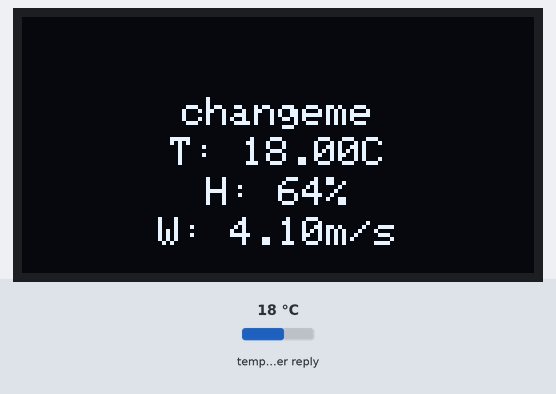
Simulated run of this sketch. Board: ESP8266 (NodeMCU). On the bench: 128×64 one-colour display. The inputs (shaded band) are chosen by the test bench; at power-on: temperature in the weather reply 18 °C. WiFi joins after 1.5 s; servers stay silent unless stated; web services answer with replies made up by the test bench; what the sketch prints to the serial monitor is not drawn.

Above: at 2.3 s.

The sketch:

weather.ino
```cpp
#include <ESP8266WiFi.h>
#include <ESP8266HTTPClient.h>
#include <ArduinoJson.h>
#include <Wire.h>
#include <Adafruit_GFX.h>
#include <Adafruit_SSD1306.h>

#define SCREEN_WIDTH 128
#define SCREEN_HEIGHT 64
#define OLED_RESET    -1
Adafruit_SSD1306 display(SCREEN_WIDTH, SCREEN_HEIGHT, &Wire, OLED_RESET);

const char* ssid = "changeme";
const char* password = "changeme";
const char* apiKey = "changeme";
const char* city = "changeme";
const char* countryCode = "changeme";

WiFiClient client;

void setup() {
  Serial.begin(115200);
  WiFi.begin(ssid, password);

  if(!display.begin(SSD1306_SWITCHCAPVCC, 0x3C)) {
    Serial.println(F("SSD1306 allocation failed"));
    for(;;);
  }

  display.clearDisplay();
  display.setTextSize(1);
  display.setTextColor(SSD1306_WHITE);
  display.setCursor((SCREEN_WIDTH - 7 * 6) / 2, 16);
  display.println("Weather");
  display.setCursor((SCREEN_WIDTH - 7 * 6) / 2, 26);
  display.println("Project");
  display.setCursor((SCREEN_WIDTH - 3 * 6) / 2, 36);
  display.println("1.0");
  display.display();
  delay(2000);
  display.clearDisplay();

  Serial.print("Connecting to WiFi");
  while (WiFi.status() != WL_CONNECTED) {
    delay(500);
    Serial.print(".");
  }
  Serial.println(" connected");
}

void loop() {
  if (WiFi.status() == WL_CONNECTED) {
    HTTPClient http;
    String url = "http://api.openweathermap.org/data/2.5/weather?q=" + String(city) + "," + String(countryCode) + "&appid=" + String(apiKey) + "&units=metric";
    http.begin(client, url);

    int httpCode = http.GET();

    if (httpCode > 0) {
      String payload = http.getString();
      DynamicJsonDocument doc(2048);
      deserializeJson(doc, payload);

      float temperature = doc["main"]["temp"];
      int humidity = doc["main"]["humidity"];
      float windSpeed = doc["wind"]["speed"];

      display.clearDisplay();
      display.setTextSize(1);
      display.setTextColor(SSD1306_WHITE);

      String cityStr = "changeme";
      int16_t x1, y1;
      uint16_t w, h;
      display.getTextBounds(cityStr, 0, 0, &x1, &y1, &w, &h);
      display.setCursor((SCREEN_WIDTH - w) / 2, 20);
      display.println(cityStr);

      String tempStr = "T: " + String(temperature) + "C";
      display.getTextBounds(tempStr, 0, 0, &x1, &y1, &w, &h);
      display.setCursor((SCREEN_WIDTH - w) / 2, 30);
      display.println(tempStr);

      String humStr = "H: " + String(humidity) + "%";
      display.getTextBounds(humStr, 0, 0, &x1, &y1, &w, &h);
      display.setCursor((SCREEN_WIDTH - w) / 2, 40);
      display.println(humStr);

      String windStr = "W: " + String(windSpeed) + "m/s";
      display.getTextBounds(windStr, 0, 0, &x1, &y1, &w, &h);
      display.setCursor((SCREEN_WIDTH - w) / 2, 50);
      display.println(windStr);

      display.display();
    } else {
      Serial.println("Error on HTTP request");
    }
    http.end();
  } else {
    Serial.println("WiFi Disconnected");
  }
  delay(60000); // Update every 60 seconds
}
```
